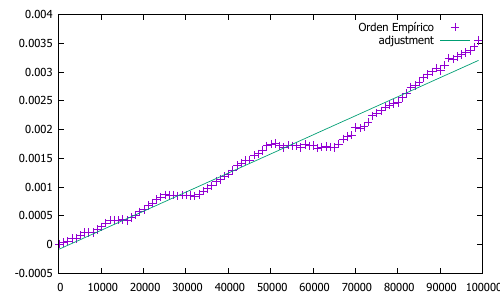

Write the gnuplot code that produced this figure.
set terminal pdf color
set output 'practica1-gnuplottex-fig1.pdf'
f(x)=3.31988e-008*x-8.77114e-005
plot "./datos/maximominimo.dat" title 'Orden Empírico', f(x) title 'adjustment'
